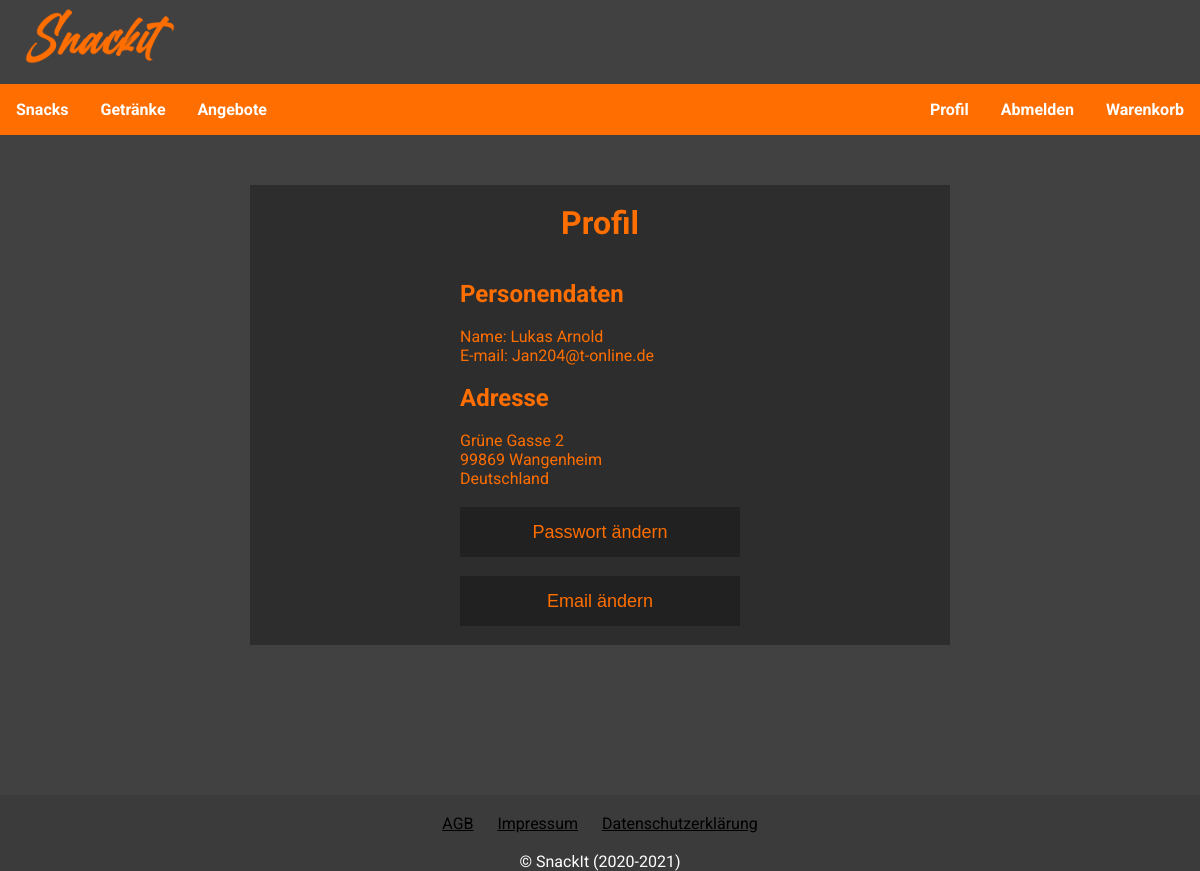
Screenshot of /index.php?c=pages&a=profil (signed in) with the database file from the repository.
### tables this page shows
CREATE TABLE IF NOT EXISTS `Account` (
  `accountId` INT NOT NULL AUTO_INCREMENT,
  `CreatedAt` TIMESTAMP NOT NULL DEFAULT CURRENT_TIMESTAMP,
  `UpdatedAt` TIMESTAMP NULL DEFAULT NULL ON UPDATE CURRENT_TIMESTAMP,
  `FirstName` VARCHAR(50) NOT NULL,
  `LastName` VARCHAR(30) NOT NULL,
  `Email` VARCHAR(255) UNIQUE NOT NULL,
  `Password` VARCHAR(100) NOT NULL,
  `Role` INT NOT NULL DEFAULT 0,
  `addressId` INT NULL,
  PRIMARY KEY (`accountId`),
  UNIQUE INDEX `Email_UNIQUE` (`Email` ASC),
  INDEX `fk_Account_Address1_idx` (`addressId` ASC),
  CONSTRAINT `fk_Account_Address1`
    FOREIGN KEY (`addressId`)
    REFERENCES `Address` (`addressId`)
    ON DELETE NO ACTION
    ON UPDATE NO ACTION);

CREATE TABLE IF NOT EXISTS `Address` (
  `addressId` INT NOT NULL AUTO_INCREMENT,
  `CreatedAt` TIMESTAMP NOT NULL DEFAULT CURRENT_TIMESTAMP,
  `UpdatedAt` TIMESTAMP NULL DEFAULT NULL ON UPDATE CURRENT_TIMESTAMP,
  `Country` VARCHAR(45) NOT NULL,
  `State` VARCHAR(45) NOT NULL,
  `Zipcode` VARCHAR(12) NOT NULL,
  `City` VARCHAR(45) NOT NULL,
  `Street` VARCHAR(45) NOT NULL,
  `Number` VARCHAR(10) NOT NULL,
  PRIMARY KEY (`addressId`));

### core/controller.class.php (called while the page is built, shortened)
<?php
class Controller
{
	protected $controller  = null;
	protected $action 	   = null;
	protected $params = [];
	public function __construct($controller = null, $action = null)
	{
		$this->controller = $controller;
		$this->action = $action;
	}
	public function render()
	{
		$viewPath = 'views/'.$this->controller.DIRECTORY_SEPARATOR.$this->action.'.php';
		extract($this->params);
		include $viewPath;
	}
}

### helper/functions.php (called while the page is built, shortened)
<?php
	function getAccountDataById($accountId)
    {
        $db = $GLOBALS['db'];
        try
        {
            if(!empty($accountId))
            {
                $sql = 'SELECT * FROM account JOIN address on account.addressId = address.addressId WHERE accountId = ' . $db->quote($accountId) .';';
                $result = $db->query($sql)->fetch(\PDO::FETCH_ASSOC);
                return $result;
            }
            return null;
        }
        catch(\PDOException $e)
        {
            die('Select statement failed: ' . $e->getMessage());
        }
    }
?>

### controller/pages_controller.php (called while the page is built, shortened)
<?php
class PagesController extends Controller
{
	public function actionProfil()
	{
		$Account = getAccountDataById($_SESSION['accountId']);
	}
}

### views/pages/profil.php (the view, shortened to what this page needs)
<link rel='stylesheet' type='text/css' href='assets/css/profil.css'>
<head>
</head>
<div class="profile">
    <br>
    <h1>Profil</h1>
    <br>
    <br>
    <form method=post>
        <? if(isset($changeEmail) && $changeEmail === true):?>
        <section>
            <h2>Email ändern</h2> <br>
            <label>Neue Email</label> <br>
            <input type=email name=NewEmail> <br>
        </section>
        <br>
        <? else:?>
        <section>
            <h2>Personendaten</h2> <br>
            <label>Name: </label><label><?= $Account['FirstName'] . ' ' . $Account['LastName'] ?></label> <br>
            <label>E-mail: </label><label><?= $Account['Email'] ?></label>
        </section>
        <br>
        <section>
            <h2>Adresse</h2> <br>
            <label><?= $Account['Street'] . ' ' . $Account['Number'] ?></label><br>
            <label><?= $Account['Zipcode'] . ' ' . $Account['City'] ?></label><br>
            <label><?= $Account['Country'] ?></label>
        </section>
        <br>
        <? endif; ?>
        <section>
            <? if(isset($changeEmail) && $changeEmail === true):?>
            <input class='button' type=submit name=confirmEmail value='Email aktualisieren'> <br>
            <br>
            <? if(isset($message)): ?>
            <p class='message <?= $messageType ?>'><?= $message ?></p> <br>
            <? endif; ?>
            <input class='backButton' type=submit name=cancel value='Zurück'>
            <? else: ?>
            <input class='button' type=submit name=changePassword value='Passwort ändern'> <br>
            <br>
            <input class='button' type=submit name=changeEmail value='Email ändern'><br>
            <br>
            <? endif; ?>
        </section>
    </form>
</div>

### assets/css/layout.css (style rules this page uses)
:root { --main-bg-color: rgb(65, 65, 65); }
* { margin: 0; }
html { height: 100%; }
body { height: 100%; background-color: var(--main-bg-color); font-family: 'Roboto'; display: flex; flex-direction: column; }

### assets/css/profil.css (style rules this page uses)
.profile { text-align: center; margin-top: 50px; margin-bottom: 150px; width: 700px; background-color: #2D2D2D; color: #FF6E00; }
form { text-align: left; width: 40%; margin: auto; }
form h2 { color: #FF6E00; }
.profile input { padding: 0px; height: 20px; width: 100%; border: none; color: white; background-color: #212121; -webkit-text-fill-color: white; -webkit-box-shadow: 0 0 0px 1000px #212121 inset; }
.button { font-size: large; cursor: pointer; height: 50px !important; -webkit-text-fill-color: #FF6E00 !important; }

### rows the page displays
account: FirstName "Lukas", LastName "Arnold", Email "Jan204@t-online.de", addressId.Street "Grüne Gasse", addressId.Number "2", addressId.Zipcode "99869", addressId.City "Wangenheim", addressId.Country "Deutschland"
